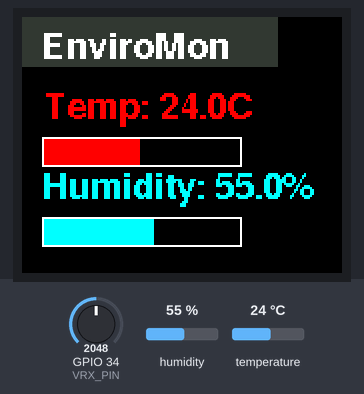
Recording of a sketch running on a simulated ESP32. Parts: 160×128 colour display. The inputs (shaded band) are chosen by the test bench; at power-on: GPIO 34 (VRX_PIN) = 2048, humidity 55 %, temperature 24 °C. WiFi joins after 1.5 s; servers stay silent unless stated; storage starts empty; what the sketch prints to the serial monitor is not drawn.

Above: at 4.0 s.
4.1 s: GPIO 34 (VRX_PIN) set to 3256
5.6 s: GPIO 34 (VRX_PIN) set to 3341
At 6.9 s:
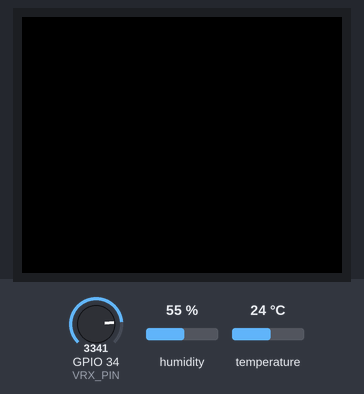
7.2 s: GPIO 34 (VRX_PIN) set to 2047
At 8.6 s:
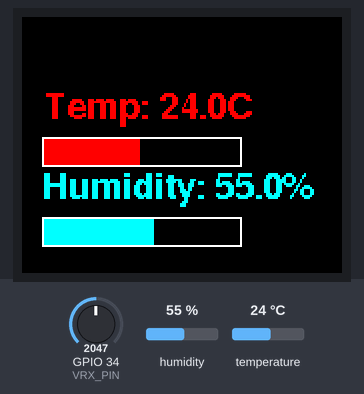
8.9 s: humidity set to 22 %
At 10.0 s:
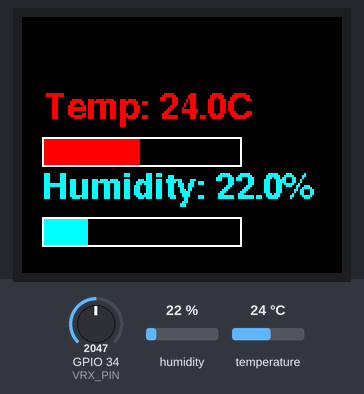
10.9 s: temperature set to 12 °C
At 12.4 s:
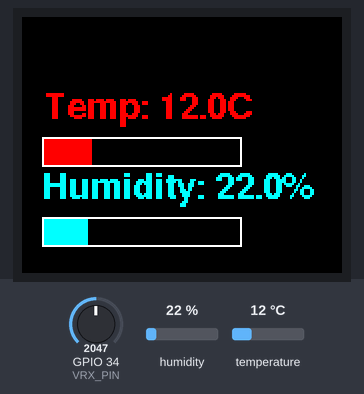
12.9 s: humidity set to 40 %
At 14.3 s:
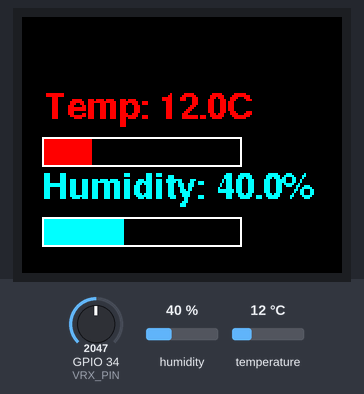
Timing chart, 0 to 15.9 s (numbered marks = the images above; inputs shaded):
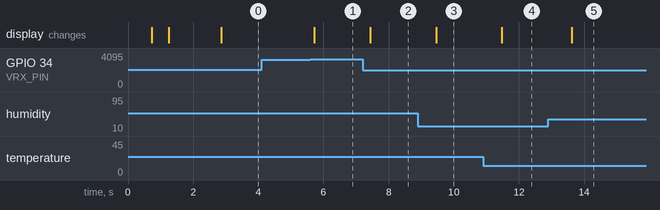

Measured:
- the behaviour switches between 3312 and 3313 on GPIO 34 (VRX_PIN) (found by bisection; images 0 and 1)
- after the input at 4.1 s, every drawn part: stays the same
- after the input at 5.6 s, the display: changes after 0.12 s (image 1)
- after the input at 7.2 s, the display: changes after 0.23 s (image 2)
- after the input at 8.9 s, the display: changes after 0.56 s (image 3)
- after the input at 10.9 s, the display: changes after 0.58 s (image 4)
- after the input at 12.9 s, the display: changes after 0.72 s (image 5)

The sketch:

EnviroMon.ino
```cpp
#include <WiFi.h>
#include <WiFiClientSecure.h>
#include <PubSubClient.h>
#include <LittleFS.h>
#include <DHT.h>
#include <Adafruit_GFX.h>
#include <Adafruit_ST7735.h>
#include <Fonts/FreeSansBold9pt7b.h>
#include "certs.h"
#include <WiFiManager.h>
WiFiManager wifiManager;
// ---------------------- TFT SETUP ---------------------
#define TFT_CS     5
#define TFT_RST    4
#define TFT_DC     2
Adafruit_ST7735 tft = Adafruit_ST7735(TFT_CS, TFT_DC, TFT_RST);

#define DARKGREY 0x31C6
#define MAX_TEMP 50.0  // Max expected temperature for scaling

// ---------------------- DHT SENSOR ---------------------
#define DHTPIN 13
#define DHTTYPE DHT11
DHT dht(DHTPIN, DHTTYPE);

#define VRX_PIN 34  // Joystick X-axis

int currentMode = 1;
int prevMode = 1;  // 1 = functionOne, 2 = functionTwo
const int flickThreshold = 500;  // How far joystick must move from center to count as a flick
const int centerValue = 2812;
// ---------------------- WIFI + MQTT ---------------------
const char* ssid = "Galaxy M21 2021 Edition825A";
const char* password = "yuvi2000";
const char* mqtt_server = "a360nz7xihng0l-ats.iot.us-east-1.amazonaws.com";
const int mqtt_port = 8883;
const char* mqtt_topic = "enviroMon/data";

const uint32_t myImage[20 * 42] = {0x18c318c3, 0x18c318c3, 0x18c318c3, 0x18c318c3, 0x18c318c3, 0x18c318c3, 0x18c318c3, 0x18c318c3, 0x18c318c3, 0x18c318c3, 0x18c318c3, 0x18c318c3, 0x18c318c3, 0x18c318c3, 0x18c318c3, 0x18c318c3, 0x18c318c3, 0x18c318c3, 0x18c318c3, 0x18c318c3,
0x18c318c3, 0x18c318c3, 0x18c318c3, 0x18c318c3, 0x18c318c3, 0x18c318c3, 0x18c318c3, 0x18c318c3, 0x18c310c3, 0x18c218c2, 0x18c318c3, 0x18c318c3, 0x18c318c3, 0x18c318c3, 0x18c318c3, 0x18c318c3, 0x18c318c3, 0x18c318c3, 0x18c318c3, 0x18c318c3,
0x18c318c3, 0x18c318c3, 0x18c318c3, 0x18c318c3, 0x18c318c3, 0x18c318c3, 0x18c318c3, 0x18c318c3, 0x18c338c3, 0x89038903, 0x30c318c3, 0x18c318c3, 0x18c318c3, 0x18c318c3, 0x18c318c3, 0x18c318c3, 0x18c318c3, 0x18c318c3, 0x18c318c3, 0x18c318c3,
0x18c318c3, 0x18c318c3, 0x18c318c3, 0x18c318c3, 0x18c318c3, 0x18c318c3, 0x18c318c3, 0x18c318c3, 0x20c3a0e4, 0xe904e904, 0x890418c3, 0x18c318c3, 0x18c318c3, 0x18c318c3, 0x18c318c3, 0x18c318c3, 0x18c318c3, 0x18c318c3, 0x18c318c3, 0x18c318c3,
0x18c318c3, 0x18c318c3, 0x18c318c3, 0x18c318c3, 0x18c318c3, 0x18c318c3, 0x18c318c3, 0x18c318c3, 0x20c3b904, 0xe904e904, 0xb10420c3, 0x18c318c3, 0x18c318c3, 0x18c318c3, 0x18c318c3, 0x18c318c3, 0x18c318c3, 0x18c318c3, 0x18c318c3, 0x18c318c3,
0x18c318c3, 0x18c318c3, 0x18c318c3, 0x18c318c3, 0x18c318c3, 0x18c318c3, 0x18c318c3, 0x18c318c3, 0x20c3b904, 0xe904e904, 0xb10420c3, 0x18c318c3, 0x18c318c3, 0x18c318c3, 0x18c318c3, 0x18c318c3, 0x18c318c3, 0x18c318c3, 0x18c318c3, 0x18c318c3,
0x18c318c3, 0x18c318c3, 0x18c318c3, 0x18c318c3, 0x18c318c3, 0x18c318c3, 0x18c318c3, 0x18c318c3, 0x20c3b904, 0xe904e904, 0xd1049103, 0x89038903, 0x89038903, 0x78e330c3, 0x18c318c3, 0x18c318c3, 0x18c318c3, 0x18c318c3, 0x18c318c3, 0x18c318c3,
0x18c318c3, 0x18c318c3, 0x18c318c3, 0x18c318c3, 0x18c318c3, 0x18c318c3, 0x18c318c3, 0x18c318c3, 0x20c3b8e4, 0xe904e904, 0xe904e904, 0xe8e4e8e4, 0xe904e904, 0xe10458e3, 0x10c318c3, 0x18c318c3, 0x18c318c3, 0x18c318c3, 0x18c318c3, 0x18c318c3,
0x18c318c3, 0x18c318c3, 0x18c318c3, 0x18c318c3, 0x18c318c3, 0x18c318c3, 0x18c318c3, 0x18c318c3, 0x20c3b8e4, 0xe8e4e904, 0xd904a903, 0xa104a104, 0xa104a104, 0x910430e3, 0x18c318c3, 0x18c318c3, 0x18c318c3, 0x18c318c3, 0x18c318c3, 0x18c318c3,
0x18c318c3, 0x18c318c3, 0x18c318c3, 0x18c318c3, 0x18c318c3, 0x18c318c3, 0x18c318c3, 0x18c318c3, 0x20c3b8e4, 0xe8e4e904, 0xb10428c2, 0x20c320c3, 0x20c320c3, 0x18c318c3, 0x18c318c3, 0x18c318c3, 0x18c318c3, 0x18c318c3, 0x18c318c3, 0x18c318c3,
0x18c318c3, 0x18c318c3, 0x18c318c3, 0x18c318c3, 0x18c318c3, 0x18c318c3, 0x18c318c3, 0x18c318c3, 0x20c3b8e4, 0xe8e4e904, 0xb10420c2, 0x18c318c3, 0x18c318c3, 0x18c318c3, 0x18c318c3, 0x18c318c3, 0x18c318c3, 0x18c318c3, 0x18c318c3, 0x18c318c3,
0x18c318c3, 0x18c318c3, 0x18c318c3, 0x18c318c3, 0x18c318c3, 0x18c318c3, 0x18c318c3, 0x18c318c3, 0x20c3b8e4, 0xe8e4e904, 0xb10420c2, 0x10c210c3, 0x10c310c3, 0x18c318c3, 0x18c318c3, 0x18c318c3, 0x18c318c3, 0x18c318c3, 0x18c318c3, 0x18c318c3,
0x18c318c3, 0x18c318c3, 0x18c318c3, 0x18c318c3, 0x18c318c3, 0x18c318c3, 0x18c318c3, 0x18c318c3, 0x20c3b8e4, 0xe8e4e904, 0xb90440e2, 0x38e238e3, 0x38c338c3, 0x30c318c3, 0x18c318c3, 0x18c318c3, 0x18c318c3, 0x18c318c3, 0x18c318c3, 0x18c318c3,
0x18c318c3, 0x18c318c3, 0x18c318c3, 0x18c318c3, 0x18c318c3, 0x18c318c3, 0x18c318c3, 0x18c318c3, 0x20c3b8e4, 0xe8e4e904, 0xe104d104, 0xd104d104, 0xd104d104, 0xc10448e3, 0x10c318c3, 0x18c318c3, 0x18c318c3, 0x18c318c3, 0x18c318c3, 0x18c318c3,
0x18c318c3, 0x18c318c3, 0x18c318c3, 0x18c318c3, 0x18c318c3, 0x18c318c3, 0x18c318c3, 0x18c318c3, 0x20c3b8e4, 0xe8e4e904, 0xe104e104, 0xd904d904, 0xe104e0e4, 0xd10450e3, 0x10c318c3, 0x18c318c3, 0x18c318c3, 0x18c318c3, 0x18c318c3, 0x18c318c3,
0x18c318c3, 0x18c318c3, 0x18c318c3, 0x18c318c3, 0x18c318c3, 0x18c318c3, 0x18c318c3, 0x18c318c3, 0x20c3b8e4, 0xe8e4e904, 0xc10458e2, 0x50e350e3, 0x50e350e3, 0x40e320c3, 0x18c318c3, 0x18c318c3, 0x18c318c3, 0x18c318c3, 0x18c318c3, 0x18c318c3,
0x18c318c3, 0x18c318c3, 0x18c318c3, 0x18c318c3, 0x18c318c3, 0x18c318c3, 0x18c318c3, 0x18c318c3, 0x20c3b8e4, 0xe8e4e904, 0xb10420c2, 0x10c318c3, 0x18c318c3, 0x18c318c3, 0x18c318c3, 0x18c318c3, 0x18c318c3, 0x18c318c3, 0x18c318c3, 0x18c318c3,
0x18c318c3, 0x18c318c3, 0x18c318c3, 0x18c318c3, 0x18c318c3, 0x18c318c3, 0x18c318c3, 0x18c318c3, 0x20c3b8e4, 0xe8e4e904, 0xb10420c3, 0x18c318c3, 0x18c318c3, 0x18c318c3, 0x18c318c3, 0x18c318c3, 0x18c318c3, 0x18c318c3, 0x18c318c3, 0x18c318c3,
0x18c318c3, 0x18c318c3, 0x18c318c3, 0x18c318c3, 0x18c318c3, 0x18c318c3, 0x18c318c3, 0x18c318c3, 0x20c3b8e4, 0xe904e904, 0xb10420c3, 0x18c318c3, 0x18c318c3, 0x18c318c3, 0x18c318c3, 0x18c318c3, 0x18c318c3, 0x18c318c3, 0x18c318c3, 0x18c318c3,
0x18c318c3, 0x18c318c3, 0x18c318c3, 0x18c318c3, 0x18c318c3, 0x18c318c3, 0x18c318c3, 0x18c318c3, 0x20c3b8e4, 0xe904e904, 0xd10490e3, 0x88e48904, 0x89048904, 0x78e330c3, 0x18c318c3, 0x18c318c3, 0x18c318c3, 0x18c318c3, 0x18c318c3, 0x18c318c3,
0x18c318c3, 0x18c318c3, 0x18c318c3, 0x18c318c3, 0x18c318c3, 0x18c318c3, 0x18c318c3, 0x18c318c3, 0x20c3b904, 0xe904e904, 0xe904f104, 0xf104f104, 0xf104f104, 0xe10560e3, 0x10c318c3, 0x18c318c3, 0x18c318c3, 0x18c318c3, 0x18c318c3, 0x18c318c3,
0x18c318c3, 0x18c318c3, 0x18c318c3, 0x18c318c3, 0x18c318c3, 0x18c318c3, 0x18c318c3, 0x18c318c3, 0x20c3b904, 0xe904e904, 0xd904a904, 0xa0e4a104, 0xa103a104, 0x890438e3, 0x18c318c3, 0x18c318c3, 0x18c318c3, 0x18c318c3, 0x18c318c3, 0x18c318c3,
0x18c318c3, 0x18c318c3, 0x18c318c3, 0x18c318c3, 0x18c318c3, 0x18c318c3, 0x18c318c3, 0x18c318c3, 0x20c3b904, 0xe904e904, 0xb10420c2, 0x18c318c2, 0x18c218c2, 0x18c218c2, 0x18c318c3, 0x18c318c3, 0x18c318c3, 0x18c318c3, 0x18c318c3, 0x18c318c3,
0x18c318c3, 0x18c318c3, 0x18c318c3, 0x18c318c3, 0x18c318c3, 0x18c318c3, 0x18c318c3, 0x18c318c3, 0x20c3b8e4, 0xe904e904, 0xb0e420c2, 0x18c218c3, 0x18c318c2, 0x18c218c3, 0x18c318c3, 0x18c318c3, 0x18c318c3, 0x18c318c3, 0x18c318c3, 0x18c318c3,
0x18c318c3, 0x18c318c3, 0x18c318c3, 0x18c318c3, 0x18c318c3, 0x18c318c3, 0x18c318c3, 0x18c310c3, 0x30c3c104, 0xe904e904, 0xb90328c2, 0x10c218c3, 0x18c318c3, 0x18c318c3, 0x18c318c3, 0x18c318c3, 0x18c318c3, 0x18c318c3, 0x18c318c3, 0x18c318c3,
0x18c310c3, 0x10c310c3, 0x10c318c3, 0x18c318c3, 0x18c318c3, 0x18c318c3, 0x18c318c3, 0x10c328c3, 0x9904e104, 0xe904e904, 0xe1049103, 0x20c318c3, 0x18c318c3, 0x18c318c3, 0x18c318c3, 0x18c318c3, 0x18c318c3, 0x10c310c3, 0x18c318c3, 0x18c318c3,
0x38e350e3, 0x58e358e3, 0x50e338c3, 0x20c318c3, 0x18c318c3, 0x10c310c2, 0x18c318c3, 0x18c380e4, 0xe104e904, 0xe904e904, 0xe904e104, 0x70e318c3, 0x18c318c2, 0x18c210c3, 0x10c310c3, 0x10c318c3, 0x20c338c3, 0x40e340e3, 0x38e320c3, 0x18c318c3,
0xc104e104, 0xe104e104, 0xd904c904, 0xa10460e3, 0x40c340c3, 0x58e37904, 0x40e310c3, 0x28c3c104, 0xe904e904, 0xe904e904, 0xe904e8e4, 0xb0e420c3, 0x18c350e3, 0x890458e3, 0x40c338c3, 0x50e38903, 0xb104c904, 0xd104d104, 0xc904b104, 0x48e310c3,
0xd904e904, 0xe904e904, 0xe904e8e4, 0xe904e104, 0xd104d104, 0xe104e904, 0x88e310c3, 0x30c3c904, 0xe904e904, 0xe904e904, 0xe904e8e4, 0xc10428c3, 0x20c3a104, 0xe903e103, 0xd104d104, 0xd904e904, 0xe904e904, 0xe8e4e904, 0xe904e904, 0x68e310c3,
0xa104c104, 0xc104d104, 0xe104e904, 0xe904e904, 0xf0e4f0e4, 0xe904f104, 0x98e318c3, 0x20c3b104, 0xe904e904, 0xe904e904, 0xe904e904, 0xa90320c3, 0x28c3b104, 0xe903e903, 0xe904e904, 0xe904e904, 0xe904e904, 0xe104d104, 0xd904c904, 0x48e310c3,
0x20c330e2, 0x30c338c3, 0x60e3a104, 0xc104d104, 0xd904d104, 0xc104a104, 0x50e318c3, 0x10c368e3, 0xd904e904, 0xe904e904, 0xe904d904, 0x58e318c2, 0x18c350e3, 0xa104c104, 0xd104d904, 0xd904d104, 0xb1048103, 0x50e340c2, 0x48c340e3, 0x18c318c3,
0x18c318c3, 0x18c318c3, 0x10c320c3, 0x30c340e3, 0x40e338e3, 0x28c318c3, 0x10c318c3, 0x18c320c3, 0x78e4d104, 0xe104e104, 0xc90470e4, 0x18c218c2, 0x18c310c3, 0x18c328c3, 0x40e348e3, 0x48e338e3, 0x20c318c3, 0x10c310c3, 0x10c310c3, 0x18c318c3,
0x18c318c3, 0x18c318c3, 0x18c318c3, 0x18c310c3, 0x10c310c3, 0x10c310c3, 0x10c310c3, 0x18c218c2, 0x18c340e3, 0x60e358e3, 0x38e318c3, 0x10c210c2, 0x18c318c3, 0x18c318c3, 0x10c310c2, 0x10c210c2, 0x10c310c3, 0x18c318c3, 0x18c318c3, 0x18c318c3,
0x10c328e3, 0x690348e3, 0x18c310c3, 0x18c318c3, 0x18c328c3, 0x68e38903, 0x80e348e3, 0x18c218c2, 0x18c318c2, 0x10c220c3, 0x48e37904, 0x710448e3, 0x18c318c3, 0x18c318c3, 0x18c318c3, 0x38c360e3, 0x690448e3, 0x20c318c3, 0x18c318c3, 0x18c318c3,
0x10c360e3, 0xe103d104, 0x70e318c2, 0x10c318c2, 0x48e3b104, 0xe104e904, 0xe904d904, 0x810320c2, 0x10c310c3, 0x30c398e4, 0xd904e904, 0xe904d904, 0x90e428c3, 0x10c318c3, 0x20c370e4, 0xc904e104, 0xe904d904, 0x910430c3, 0x10c318c3, 0x18c318c3,
0x10c368e3, 0xe904e904, 0xd9048903, 0x40e360e3, 0xc104e904, 0xe904e904, 0xe904e904, 0xe1049104, 0x38e348e3, 0xa904e904, 0xe904e904, 0xf0e4e8e4, 0xe9049903, 0x38e230e2, 0x8104d904, 0xe904e904, 0xe904e904, 0xe904a8e4, 0x30c318c3, 0x18c318c3,
0x18c338e3, 0xa104e104, 0xe904e904, 0xd924e104, 0xe904e904, 0xc9049103, 0xa903e104, 0xe904e104, 0xd104d104, 0xe904e904, 0xd904a903, 0xa903e104, 0xe904e904, 0xc904c904, 0xe104e904, 0xe104b904, 0xb104d904, 0xe904e904, 0x790318c3, 0x18c318c3,
0x18c318c2, 0x28c29104, 0xe104e8e4, 0xe904e904, 0xe904b904, 0x48e318c3, 0x28e28103, 0xd904e904, 0xe904e904, 0xe904d104, 0x68e320c2, 0x20c270e3, 0xd104e904, 0xe904e904, 0xe904e104, 0x88e328c2, 0x20c260e3, 0xd104e904, 0x810318c3, 0x18c318c3,
0x18c318c3, 0x18c320c3, 0x70e3b104, 0xd104c104, 0x910338e2, 0x10c318c3, 0x18c320c2, 0x68e3b904, 0xd904d104, 0xa90358e3, 0x18c318c3, 0x18c318c3, 0x60e3b904, 0xd904d904, 0xc10470e3, 0x20c210c3, 0x18c318c3, 0x58e39903, 0x48e318c3, 0x18c318c3,
0x18c318c3, 0x18c318c3, 0x18c328c3, 0x38e330e3, 0x18c210c3, 0x18c318c3, 0x18c218c2, 0x18c228c2, 0x40e338e3, 0x20c218c2, 0x18c318c3, 0x18c318c3, 0x18c328e3, 0x48e348e3, 0x30e218c3, 0x18c318c3, 0x18c318c3, 0x18c218e2, 0x18c218c3, 0x18c318c3,
0x18c318c3, 0x18c318c3, 0x18c318c3, 0x18c218c3, 0x18c318c3, 0x18c318c3, 0x18c318c3, 0x18c218c3, 0x10c318c3, 0x18c318c3, 0x18c318c3, 0x18c318c3, 0x18c318c3, 0x18c210c2, 0x18c318c3, 0x18c318c3, 0x18c318c3, 0x18c318c2, 0x18c318c3, 0x18c318c3,
0x18c318c3, 0x18c218c3, 0x18c318c3, 0x18c318c3, 0x18c318c2, 0x18c318c3, 0x18c318c3, 0x18c318c3, 0x18c318c3, 0x18c318c3, 0x18c318c2, 0x18c318c3, 0x18c318c3, 0x18c318c3, 0x18c318c3, 0x18c318c3, 0x18c318c3, 0x18c318c3, 0x18c318c3, 0x18c318c3
};

WiFiClientSecure net;
PubSubClient client(net);

void setupCerts() {
  net.setCACert(AWS_ROOT_CA);
  net.setCertificate(AWS_CERT_CRT);
  net.setPrivateKey(AWS_CERT_PRIVATE);
}

void drawMyImage(int startX, int startY) {
  int index = 0;
  for (int y = 0; y < 42; y++) {
    for (int x = 0; x < 40; x = x + 2) {
      uint32_t color = myImage[index++];
      tft.drawPixel(startX + x, startY + y, color);
      tft.drawPixel(startX + x +1, startY + y, color);
    }
  }
}

void printStatus(String msg) {
  static int y = 40;  // start below header
  // Clear the status area (below header)
  tft.fillRect(0, 26, 160, 128, ST77XX_BLACK);
  tft.setTextColor(ST77XX_WHITE);
  tft.setCursor(0, y);
  tft.setTextSize(1);
  tft.print(msg);  // line spacing
}


void connectAWS() {
  while (!client.connected()) {
    Serial.print("Connecting to AWS IoT...");
    if (client.connect("EnviroMonClient")) {
      Serial.println(" connected!");
    } else {
      Serial.print(" failed, rc="); Serial.println(client.state());
      delay(2000);
    }
  }
}

// ---------------------- UI DRAWING ---------------------
float lastTemp = NAN;
float lastHum = NAN;

void drawHeader() {
  tft.fillRect(0, 0, 128, 25, DARKGREY);
  tft.setTextColor(ST77XX_WHITE);
  tft.setFont(&FreeSansBold9pt7b);
  tft.setCursor(10, 20);
  tft.print("EnviroMon");
}

void drawBarGraph(float temp, float hum) {
  // Clear graph area
  // Clear the status area (below header)
  tft.fillRect(0, 26, 160, 128, ST77XX_BLACK);

  // Temperature bar
  int tempFill = map(temp, 0, MAX_TEMP, 0, 100);
  tft.setCursor(10, 50);
  tft.setTextColor(ST77XX_RED); tft.setTextSize(1);
  tft.print("Temp: "); tft.print(temp, 1); tft.print("C");
  tft.drawRect(10, 60, 100, 15, ST77XX_WHITE);
  tft.fillRect(11, 61, tempFill, 13, ST77XX_RED);
  // Humidity bar
  int humFill = map(hum, 0, 100, 0, 100);
  tft.setCursor(10, 90);
  tft.setTextColor(ST77XX_CYAN);
  tft.print("Humidity: "); tft.print(hum, 1); tft.print("%");
  tft.drawRect(10, 100, 100, 15, ST77XX_WHITE);
  tft.fillRect(11, 101, humFill, 13, ST77XX_CYAN);
}

// ---------------------- TIMING ---------------------
unsigned long lastPublishTime = 0;
const unsigned long publishInterval = 60000; // 1 minute

// ---------------------- MAIN SETUP ---------------------
void setup() {
  Serial.begin(115200);
  dht.begin();
  tft.initR(INITR_BLACKTAB);
  tft.setRotation(1);
  tft.fillScreen(ST77XX_BLACK);
  drawHeader();

  printStatus("Initializing...");
  delay(500);

  printStatus("Mounting FS...");
  LittleFS.begin(true);
  delay(500);

  printStatus("Connecting Wi-Fi...");
  // Blocks and starts AP if needed
  if (!wifiManager.autoConnect("EnviroMon_AP")) {
    printStatus("Wi-Fi failed!");
    delay(3000);
    ESP.restart();
  }
  printStatus("Wi-Fi Connected!");
  printStatus("SSID: " + WiFi.SSID());
  printStatus("IP: " + WiFi.localIP().toString());
  setupCerts();
  // printStatus("Connecting AWS...");
  // client.setServer(mqtt_server, mqtt_port);
  // connectAWS();
  // printStatus("AWS Connected.");
  currentMode = 1;

}

// ---------------------- MAIN LOOP ---------------------

void screen1(int s)
{
  // if (!client.connected()) connectAWS();
  // client.loop();

  float temp = dht.readTemperature();
  float hum = dht.readHumidity();

  if (isnan(temp) || isnan(hum)) {
    Serial.println("DHT read failed");
    return;
  }
  // Update UI only if values change
  if (temp != lastTemp || hum != lastHum || s == 1) {
    lastTemp = temp;
    lastHum = hum;
    drawBarGraph(temp, hum);
    Serial.println("UI updated.");
  }
  // drawMyImage(118, 30);
  // delay(1000);
  // tft.fillRect(118, 30, 160, 42, ST77XX_BLACK);
  // // Publish to MQTT every minute
  // unsigned long now = millis();
  // if (now - lastPublishTime > publishInterval) {
  //   lastPublishTime = now;

  //   String payload = "{";
  //   payload += "\"temperature\":";
  //   payload += String(temp, 1);
  //   payload += ",\"humidity\":";
  //   payload += String(hum, 1);
  //   payload += "}";

  //   client.publish(mqtt_topic, payload.c_str());
  //   Serial.println("MQTT published: " + payload);
  // }
 // Sensor polling interval
}
void screen2()
{
  tft.fillRect(0, 0, 160, 128, ST77XX_BLACK);
  // Publish to MQTT every minute
  // unsigned long now = millis();
  // if (now - lastPublishTime > publishInterval) {
  //   lastPublishTime = now;

  //   String payload = "{";
  //   payload += "\"temperature\":";
  //   payload += String(temp, 1);
  //   payload += ",\"humidity\":";
  //   payload += String(hum, 1);
  //   payload += "}";

  //   client.publish(mqtt_topic, payload.c_str());
  //   Serial.println("MQTT published: " + payload);
  // }
 // Sensor polling interval
}
void loop() {
  int xValue = analogRead(VRX_PIN);
  Serial.println(xValue);
   if (xValue > centerValue + flickThreshold) {
    currentMode = 2;
    screen2();
    Serial.println("Switched to Mode 2");
    delay(100);  // Debounce/flick delay
  }

  // Detect left flick
  else if (xValue < centerValue - flickThreshold) {
    currentMode = 1;
    screen1(1);
    Serial.println("Switched to Mode 1");
    delay(100);  // Debounce/flick delay
  }

  // Call current mode's function
  if (currentMode == 1) {
    screen1(0);
  }
  else {
    screen2();
  }

  delay(100);  // General loop delay
  }
```

Source omitted: certs.h (4364 bytes)
